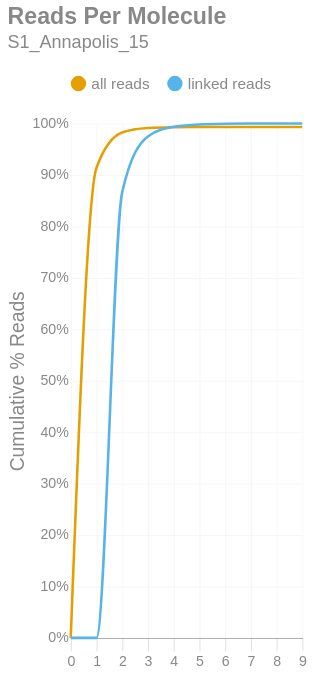

The cell this chart's notebook holds for it:
### Markdown cell above
### Reads per Molecule
This chart shows the cumulative distribution of the number of reads per linked molecule. That is, how many alignments are associated with a unique molecule. This excludes the number of reads associated with invalid or absent linked-read barcodes. The `linked` histogram is the percentages recalculated when disregarding singletons.

### Code cell
if SKIPLR:
    print_html(f"Skipped")
else:
    counts = np.bincount(valids['reads'].cast(pl.Int64).to_numpy())
    weighted = counts * np.arange(len(counts))
    all_perc = weighted / n_reads
    linked_perc = weighted / n_linked_reads
    linked_perc[1] = 0
    binned_df = pl.DataFrame({
        'readsper': list(range(len(counts))),
        'all reads (cumsum)': np.cumsum(all_perc).tolist(),
        'linked reads (cumsum)': np.cumsum(linked_perc).tolist(),
    })

    with SafeRender(binned_df):
        (
            density_plot(binned_df, 'Reads Per Molecule', samplename, 'readspmol')
            .encode(
                x=alt.X('readsper:O', title=None).axis(labelAngle=0).scale(padding=0),
                y=alt.Y('value:Q', title='Cumulative % Reads').axis(format='%').stack(False),
                color=alt.Color("key:N").scale(domain=["all reads", "linked reads"]),
                tooltip=[
                    alt.Tooltip("key:N", title="Data Type"),
                    alt.Tooltip("readsper:O", title="Reads Per Molecule"),
                    alt.Tooltip("value:Q", format=".2%", title="% Reads (Cum.)")
                ]            
            )
        ).display()

### Figure 1 — Vega-Lite specification as saved in the notebook (floating-point values rounded to 4 significant figures)
{"width": "container", "height": 400, "config": {"title": {"anchor": "start", "dy": -15, "fontSize": 18, "color": "#888888", "subtitleColor": "#888888", "subtitleFontSize": 14}, "arc": {"fill": "#0072B2"}, "axis": {"domainColor": "#888888", "domainWidth": 0.5, "gridWidth": 0.2, "grid": false, "titleFontWeight": 400, "titleFontSize": 15, "labelFontSize": 11, "labelColor": "#888888", "tickColor": "#888888", "tickWidth": 0.2, "titleColor": "#888888"}, "axisBand": {"grid": false}, "axisX": {"grid": true, "tickSize": 10, "domainCap": "round"}, "axisY": {"domain": false, "grid": true, "tickSize": 0, "domainCap": "round"}, "background": "transparent", "header": {"labelFontSize": 15, "labelColor": "#888888", "titleFontSize": 15, "titleFontWeight": 600, "titleColor": "#888888"}, "legend": {"labelFont": "sans-serif", "labelFontSize": 12, "labelColor": "#888888", "symbolSize": 100, "symbolType": "circle", "titleFontSize": 12, "titlePadding": 10, "titleColor": "#888888", "title": null, "orient": "top"}, "range": {"category": ["#E69F00", "#56B4E9", "#009E73", "#F0E442", "#0072B2", "#D55E00", "#CC79A7", "#000000"], "diverging": ["#cfe8f3", "#a2d4ec", "#73bfe2", "#46abdb", "#1696d2", "#12719e"]}, "area": {"fill": "#0072B2", "fillOpacity": 0.7, "line": true, "strokeOpacity": 0.7}, "line": {"color": "#0072B2", "stroke": "#0072B2", "strokeWidth": 2}, "trail": {"color": "#0072B2", "stroke": "#0072B2", "strokeWidth": 0, "size": 1}, "point": {"filled": true, "fillOpacity": 1.0, "size": 95}, "text": {"color": "#888888", "fontSize": 11, "align": "right", "fontWeight": 400, "size": 11}, "bar": {"fill": "#0072B2", "stroke": null}, "view": {"stroke": null, "continuousWidth": 660, "continuousHeight": 400}}, "data": {"name": "data-e807f5ef8b8d45b674ea012d72646824"}, "mark": {"type": "line", "interpolate": "monotone", "point": {"opacity": 0, "size": 275}}, "encoding": {"color": {"field": "key", "scale": {"domain": ["all reads", "linked reads"]}, "type": "nominal"}, "tooltip": [{"field": "key", "title": "Data Type", "type": "nominal"}, {"field": "readsper", "title": "Reads Per Molecule", "type": "ordinal"}, {"field": "value", "format": ".2%", "title": "% Reads (Cum.)", "type": "quantitative"}], "x": {"axis": {"labelAngle": 0}, "field": "readsper", "scale": {"padding": 0}, "title": null, "type": "ordinal"}, "y": {"axis": {"format": "%"}, "field": "value", "stack": false, "title": "Cumulative % Reads", "type": "quantitative"}}, "params": [{"name": "param_c36ac31b6afebe62", "select": {"type": "point", "fields": ["key"]}, "bind": "legend"}], "title": {"text": "Reads Per Molecule", "subtitle": "S1_Annapolis_15"}, "transform": [{"fold": ["all reads (cumsum)", "linked reads (cumsum)"]}, {"calculate": "replace(datum.key, ' (cumsum)', '')", "as": "key"}, {"filter": {"param": "param_c36ac31b6afebe62"}}], "usermeta": {"embedOptions": {"downloadFileName": "S1_Annapolis_15.readspmol"}}, "$schema": "https://vega.github.io/schema/vega-lite/v6.1.0.json", "datasets": {"data-e807f5ef8b8d45b674ea012d72646824": [{"readsper": 0, "all reads (cumsum)": 0.0, "linked reads (cumsum)": 0.0}, {"readsper": 1, "all reads (cumsum)": 0.9137, "linked reads (cumsum)": 0.0}, {"readsper": 2, "all reads (cumsum)": 0.9825, "linked reads (cumsum)": 0.8663}, {"readsper": 3, "all reads (cumsum)": 0.9911, "linked reads (cumsum)": 0.9748}, {"readsper": 4, "all reads (cumsum)": 0.9926, "linked reads (cumsum)": 0.9934}, {"readsper": 5, "all reads (cumsum)": 0.993, "linked reads (cumsum)": 0.998}, {"readsper": 6, "all reads (cumsum)": 0.9931, "linked reads (cumsum)": 0.9995}, {"readsper": 7, "all reads (cumsum)": 0.9931, "linked reads (cumsum)": 0.9998}, {"readsper": 8, "all reads (cumsum)": 0.9931, "linked reads (cumsum)": 1.0}, {"readsper": 9, "all reads (cumsum)": 0.9932, "linked reads (cumsum)": 1.0}]}}
